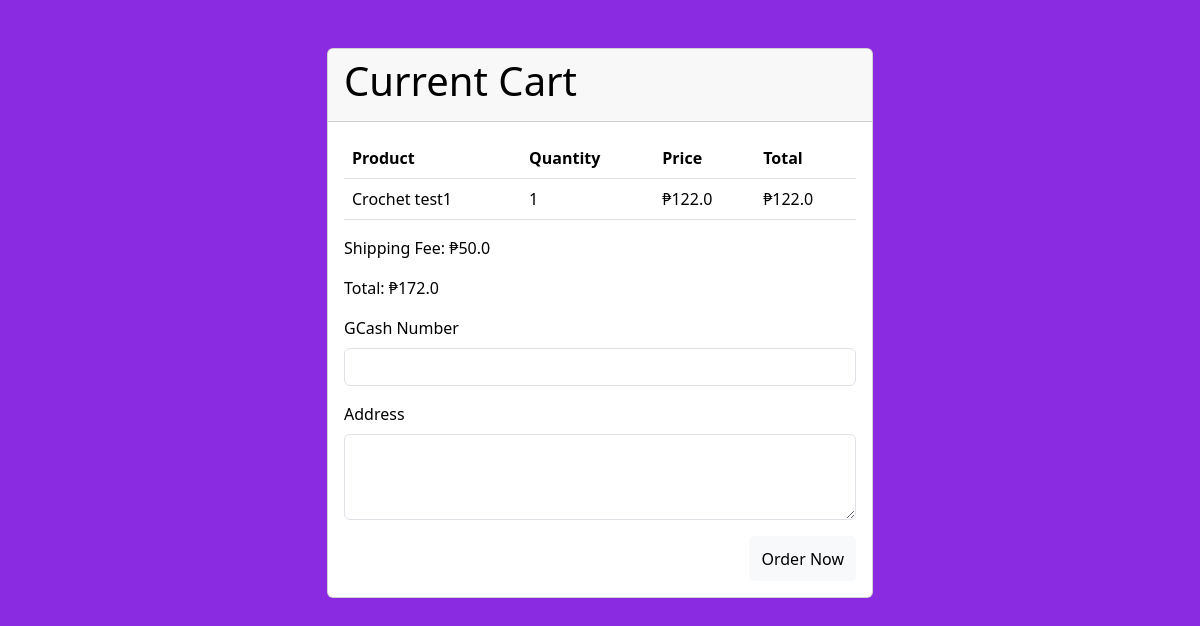
/cart/ (signed in), run on an earlier commit of the app's database.
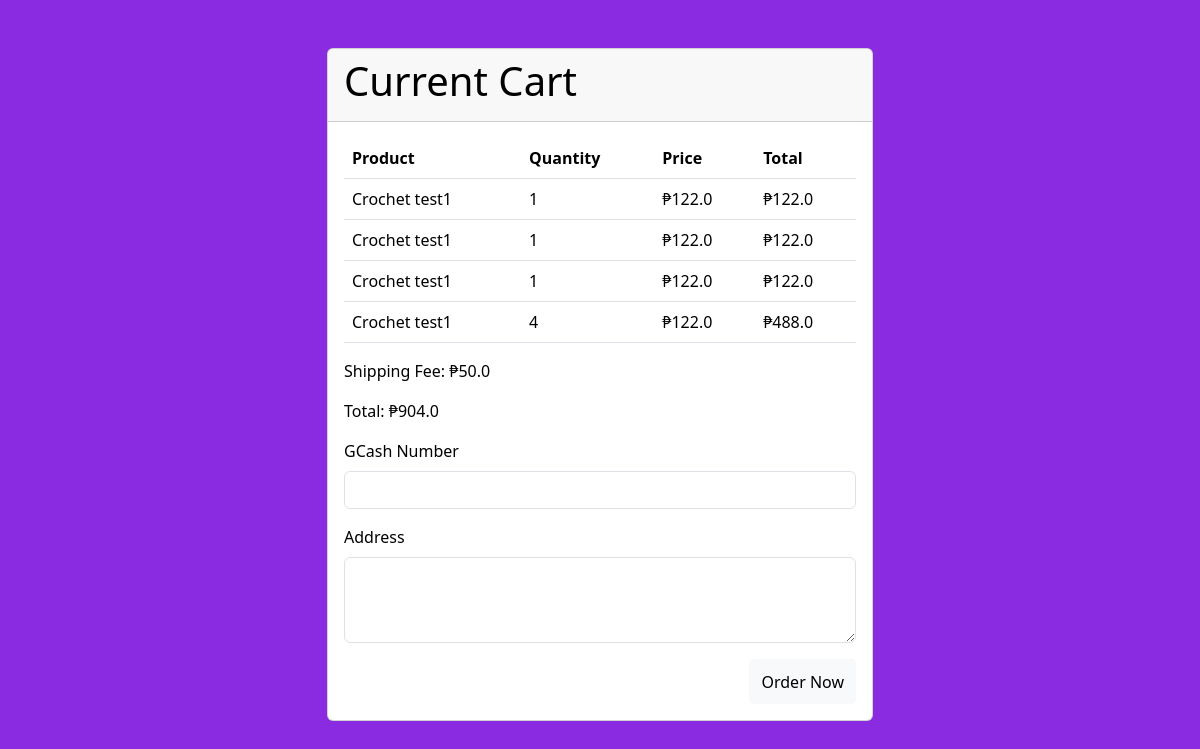
And on a later commit of the database.
### main/models.py (models this page shows, shortened)
class CartItem(models.Model):
    order = models.ForeignKey(Cart, on_delete=models.CASCADE)
    product = models.ForeignKey(Product, on_delete=models.CASCADE)
    quantity = models.PositiveIntegerField()
    additional_notes = models.TextField(null=True)

class Product(models.Model):
    CATEGORY_CHOICES = (
        ('Audio', 'Audio'),
        ('Home', 'Home'),
        ('Accessories', 'Accessories'),
    )
    name = models.CharField(max_length=255)
    price = models.FloatField()
    image1 = models.ImageField(upload_to='product_images/', blank=True, null=True)
    image2 = models.ImageField(upload_to='product_images/', blank=True, null=True)
    image3 = models.ImageField(upload_to='product_images/', blank=True, null=True)
    description = models.TextField()
    category = models.CharField(max_length=20, choices=CATEGORY_CHOICES)

class Cart(models.Model):
    user = models.OneToOneField(MyUser, on_delete=models.CASCADE, related_name='cart')
    products = models.ManyToManyField(Product, related_name='carts', through='CartItem')
    created = models.DateField(auto_now_add=True)
    shipping_fee = models.FloatField(null=True)
    total_price = models.FloatField(null=True)

### main/views.py (the view)
# urls.py: path('cart/', views.cart, name='cart'),
@login_required
def cart(request):
    print(request.user)  # Debugging statement
    if request.method == 'POST':
        cart_id = request.POST.get('cart_id')
        gcash_number = request.POST.get('gcash_number')
        shipping_address = request.POST.get('address')
        cart = Cart.objects.get(id=cart_id)
        cart.save()
        order = Order.objects.create(user=request.user, contact_number=gcash_number, shipping_address=shipping_address, total_price=cart.total_price)
        for cart_item in cart.cartitem_set.all():
            OrderItem.objects.create(order=order, product=cart_item.product, quantity=cart_item.quantity, additional_notes=cart_item.additional_notes)
        cart.delete()
        return render(request, 'payment.html')
    else:
        cart_items = CartItem.objects.filter(order__user=request.user)
        if not cart_items:
            has_cart = False
        else:
            has_cart = True
            for item in cart_items:
                item.total = item.product.price * item.quantity
        cart, created = Cart.objects.get_or_create(user=request.user)
        return render(request, 'cart.html', {'cart_items': cart_items, 'cart': cart, 'has_cart': has_cart})

### main/models.py (called while the page is built)
    def __str__(self):
        return self.username

### templates/cart.html (shortened to what this page needs)
{% load static %}
<!DOCTYPE html>
<html lang="en">
<head>
    <link rel="stylesheet" href="{% static 'css/bootstrap.css' %}">
</head>
<body style="background-color: rgb(138, 43, 226);">
{% if has_cart %}
    <div class="container-lg">
        <div class="row justify-content-center mt-5">
            <div class="col-lg-6">
                <div class="card" style="background-color: white; color: black;">
                    <div class="card-header">
                        <h1 class="card-title">Current Cart</h1>
                    </div>
                    <div class="card-body">
                        <table class="table">
                            <thead>
                                <tr>
                                    <th>Product</th>
                                    <th>Quantity</th>
                                    <th>Price</th>
                                    <th>Total</th>
                                </tr>
                            </thead>
                            <tbody>
                                {% for item in cart_items %}
                                <tr>
                                    <td>{{ item.product.name }}</td>
                                    <td>{{ item.quantity }}</td>
                                    <td>₱{{ item.product.price }}</td>
                                    <td>₱{{ item.total }}</td>
                                </tr>
                                {% endfor %}
                            </tbody>
                        </table>
                        <p>Shipping Fee: ₱{{ cart.shipping_fee }}</p>
                        <p>Total: ₱{{ cart.total_price }}</p>
                        <form method="post">
                            <div class="mb-3">
                                <label for="gcash_number" class="form-label">GCash Number</label>
                                <input type="text" class="form-control" id="gcash_number" name="gcash_number" required>
                            </div>
                            <div class="mb-3">
                                <label for="address" class="form-label">Address</label>
                                <textarea class="form-control" id="address" name="address" rows="3" required></textarea>
                            </div>
                            <div class="form-footer">
                                <button type="submit" class="btn btn-light submit">Order Now</button>
                            </div>
                        </form>
                    </div>
                </div>
            </div>
        </div>
    </div>
{% else %}
    <div class="container-lg text-center mt-5">
        <h2>You have no items in your cart yet.</h2>
    </div>
{% endif %}
</body>
</html>

### templates/cart.html (style rules this page uses)
.submit { border: none; outline: none; height: 45px; border-radius: 5px; transition: .4s; }
.form-footer { display: flex; justify-content: flex-end; }
body { background-color: rgb(138, 43, 226); background: url('/static/crochet-bg-unfilled.png'); }

What changed in the data, as far as the page shows it:
added CartItem: product.name "Crochet test1", quantity "1", product.price "122.0", total "122.0"
added CartItem: product.name "Crochet test1", quantity "1", product.price "122.0", total "122.0"
added CartItem: product.name "Crochet test1", quantity "4", product.price "122.0", total "488.0"
changed Cart: total_price "172.0" → "904.0"
